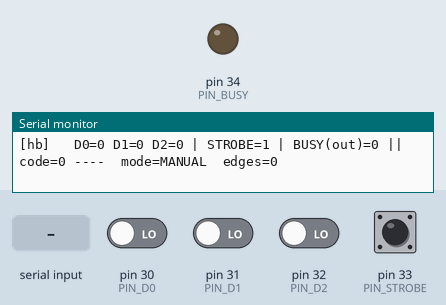
A sketch run on a simulated Arduino Mega 2560, built with avr-gcc and run on an emulated ATmega2560. Shown: output pins drawn as LEDs (lit = HIGH), the last lines printed to the serial monitor. The test bench sets the inputs (shaded band); at power-on: pin 33 (PIN_STROBE) HIGH, pin 30 (PIN_D0), pin 31 (PIN_D1), pin 32 (PIN_D2) LOW.

Above: at 1.2 s.
1.3 s: "h" received over Serial
At 1.7 s:
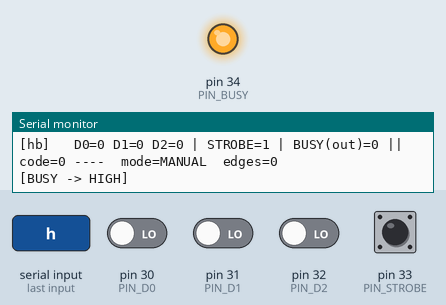
7.0 s: "l" received over Serial
At 7.3 s:
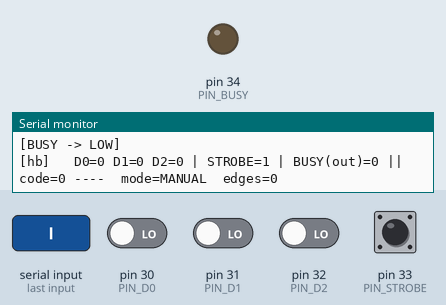
Timing chart, 0 to 10.0 s (numbered marks = the images above; inputs shaded):
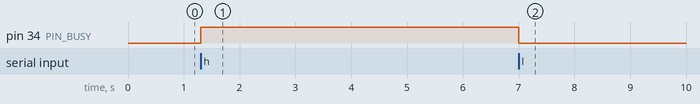

The sketch:

cp1_sniffer.ino
```cpp
/*
  CP1 <-> Arduino PROTOCOL SNIFFER  (Arduino Mega 2560)
  --------------------------------------------------------------------------
  A bench instrument for the Hanoi robot 4-bit protocol. It does NOT drive the
  LED matrix or the robot -- it just watches the wires and lets you drive BUSY
  by hand, so you can see exactly what the CP1 is (or isn't) emitting and prove
  out the handshake.

  Wire it EXACTLY like the matrix/robot receiver (same pins) so you can swap it
  in without rewiring:

     CP1 Port 2 pin 1  D0      -> Mega D30   (input)
     CP1 Port 2 pin 2  D1      -> Mega D31   (input)
     CP1 Port 2 pin 3  D2      -> Mega D32   (input)
     CP1 Port 2 pin 4  STROBE  -> Mega D33   (input)
     CP1 Port 1 pin 1  BUSY    <- Mega D34   (output, we drive it)
     CP1 GND                   -- Mega GND   (MUST be common)

  Open Serial Monitor at 115200 baud, newline or no line-ending both fine.

  What it shows
  -------------
   * a 1 Hz heartbeat with the live level of all five lines, so you can SEE the
     idle state even when nothing is edging (a frozen CP1 shows a STROBE that
     never changes; a disconnected input shows up under the pull-up test);
   * a decoded line on every STROBE edge:  code + move (1->2 .. 3->2);
   * BUSY is under YOUR control so you can single-step or auto-run the CP1.

  Serial commands (type the letter, press Enter):
     h : drive BUSY HIGH and hold        (ack / "I am moving")
     l : drive BUSY LOW  and hold        (idle / "ready for next")   [default]
     a : AUTO-ACK -- on each STROBE edge, pulse BUSY high for HOLD ms then low.
         This emulates the matrix/robot so the CP1 runs a whole solve; watch
         the move stream scroll past.
     m : MANUAL -- BUSY stays where you last put it (h/l). [default mode]
     p : PULL-UP FLOATING TEST -- briefly enable input pull-ups on D0..STROBE
         and report. A line the CP1 actively drives keeps its real level; a
         DISCONNECTED / floating line reads HIGH. Restores plain INPUT after.
     s : print a one-shot status snapshot
     ? : this help
*/

const uint8_t PIN_D0     = 30;
const uint8_t PIN_D1     = 31;
const uint8_t PIN_D2     = 32;
const uint8_t PIN_STROBE = 33;
const uint8_t PIN_BUSY   = 34;

const unsigned long HOLD_MS = 300;   // auto-ack BUSY-high hold time

bool          autoAck   = false;     // 'a' vs 'm'
bool          busyLevel = false;     // current commanded BUSY (manual mode)
int           lastStrobe;
unsigned long edgeCount  = 0;
unsigned long busyDropAt = 0;        // millis() when auto-ack should drop BUSY
unsigned long lastBeat   = 0;

const char* moveName(uint8_t code) {
  switch (code) {
    case 1: return "1->2"; case 2: return "1->3"; case 3: return "2->1";
    case 4: return "2->3"; case 5: return "3->1"; case 6: return "3->2";
    case 7: return "RESET";
    default: return "----";
  }
}

uint8_t readCode() {
  return (digitalRead(PIN_D0))
       | (digitalRead(PIN_D1) << 1)
       | (digitalRead(PIN_D2) << 2);
}

void setBusy(bool level) {
  busyLevel = level;
  digitalWrite(PIN_BUSY, level ? HIGH : LOW);
}

void snapshot() {
  uint8_t code = readCode();
  Serial.print("  D0=");     Serial.print(digitalRead(PIN_D0));
  Serial.print(" D1=");      Serial.print(digitalRead(PIN_D1));
  Serial.print(" D2=");      Serial.print(digitalRead(PIN_D2));
  Serial.print(" | STROBE="); Serial.print(digitalRead(PIN_STROBE));
  Serial.print(" | BUSY(out)="); Serial.print(busyLevel);
  Serial.print(" || code="); Serial.print(code);
  Serial.print(" ");         Serial.print(moveName(code));
  Serial.print("  mode=");   Serial.print(autoAck ? "AUTO" : "MANUAL");
  Serial.print("  edges=");  Serial.println(edgeCount);
}

void help() {
  Serial.println(F("--- CP1 protocol sniffer ---"));
  Serial.println(F("  h=BUSY high  l=BUSY low  a=auto-ack  m=manual"));
  Serial.println(F("  p=pull-up floating test  s=status  ?=help"));
}

void pullupTest() {
  Serial.println(F("[pull-up test] enabling INPUT_PULLUP on D0..STROBE for 1s..."));
  pinMode(PIN_D0, INPUT_PULLUP); pinMode(PIN_D1, INPUT_PULLUP);
  pinMode(PIN_D2, INPUT_PULLUP); pinMode(PIN_STROBE, INPUT_PULLUP);
  delay(50);
  for (int i = 0; i < 5; i++) { snapshot(); delay(200); }
  Serial.println(F("  A line stuck HIGH here (esp. jittery) is likely FLOATING /"));
  Serial.println(F("  not driven by the CP1. A line the CP1 drives keeps its level."));
  pinMode(PIN_D0, INPUT); pinMode(PIN_D1, INPUT);
  pinMode(PIN_D2, INPUT); pinMode(PIN_STROBE, INPUT);
}

void setup() {
  pinMode(PIN_D0, INPUT);
  pinMode(PIN_D1, INPUT);
  pinMode(PIN_D2, INPUT);
  pinMode(PIN_STROBE, INPUT);
  pinMode(PIN_BUSY, OUTPUT);
  setBusy(false);                 // idle low, exactly like the real receiver

  Serial.begin(115200);
  while (!Serial) { }
  Serial.println(F("\nCP1 protocol sniffer ready. BUSY idling LOW (manual mode)."));
  help();
  lastStrobe = digitalRead(PIN_STROBE);
  snapshot();
}

void loop() {
  // --- serial command handling ---
  while (Serial.available()) {
    char c = Serial.read();
    switch (c) {
      case 'h': autoAck = false; setBusy(true);  Serial.println(F("[BUSY -> HIGH]")); break;
      case 'l': autoAck = false; setBusy(false); Serial.println(F("[BUSY -> LOW]"));  break;
      case 'a': autoAck = true;  Serial.println(F("[AUTO-ACK on: pulse BUSY per strobe edge]")); break;
      case 'm': autoAck = false; Serial.println(F("[MANUAL mode]")); break;
      case 'p': pullupTest(); break;
      case 's': snapshot(); break;
      case '?': help(); break;
      default: break;               // ignore whitespace / newlines
    }
  }

  // --- strobe edge detect ---
  int s = digitalRead(PIN_STROBE);
  if (s != lastStrobe) {
    lastStrobe = s;
    edgeCount++;
    uint8_t code = readCode();      // data is settled before the strobe edge
    Serial.print(F("STROBE edge #")); Serial.print(edgeCount);
    Serial.print(F("  strobe=")); Serial.print(s);
    Serial.print(F("  D2D1D0=")); Serial.print(digitalRead(PIN_D2));
    Serial.print(digitalRead(PIN_D1)); Serial.print(digitalRead(PIN_D0));
    Serial.print(F("  code=")); Serial.print(code);
    Serial.print(F("  ")); Serial.print(moveName(code));
    if (autoAck) {
      setBusy(true);
      busyDropAt = millis() + HOLD_MS;
      Serial.println(F("   [auto-ack: BUSY HIGH]"));
    } else {
      Serial.println();
    }
  }

  // --- auto-ack BUSY drop ---
  if (autoAck && busyLevel && (long)(millis() - busyDropAt) >= 0) {
    setBusy(false);
  }

  // --- 1 Hz heartbeat ---
  if (millis() - lastBeat >= 1000) {
    lastBeat = millis();
    Serial.print(F("[hb] ")); snapshot();
  }
}
```

Measured:
- after the input at 1.3 s, pin 34 (PIN_BUSY): LOW → HIGH at once
- after the input at 7.0 s, pin 34 (PIN_BUSY): HIGH → LOW at once
